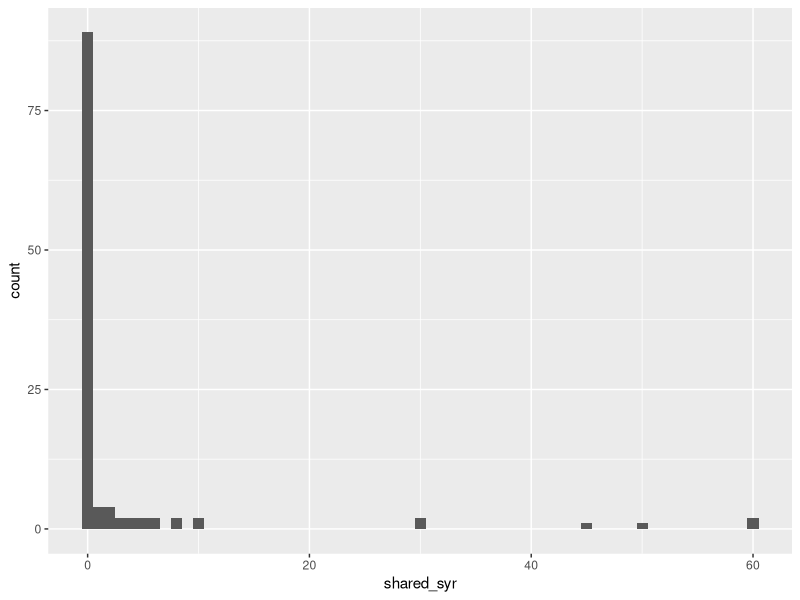
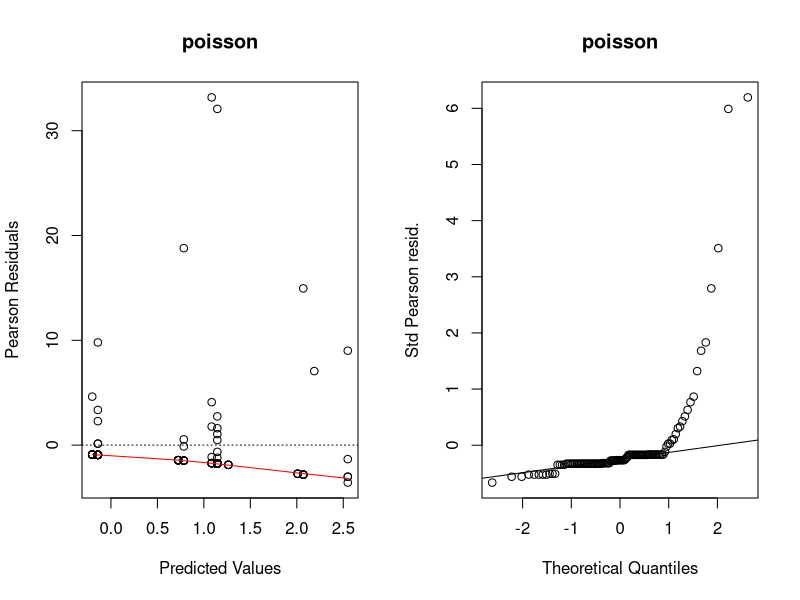
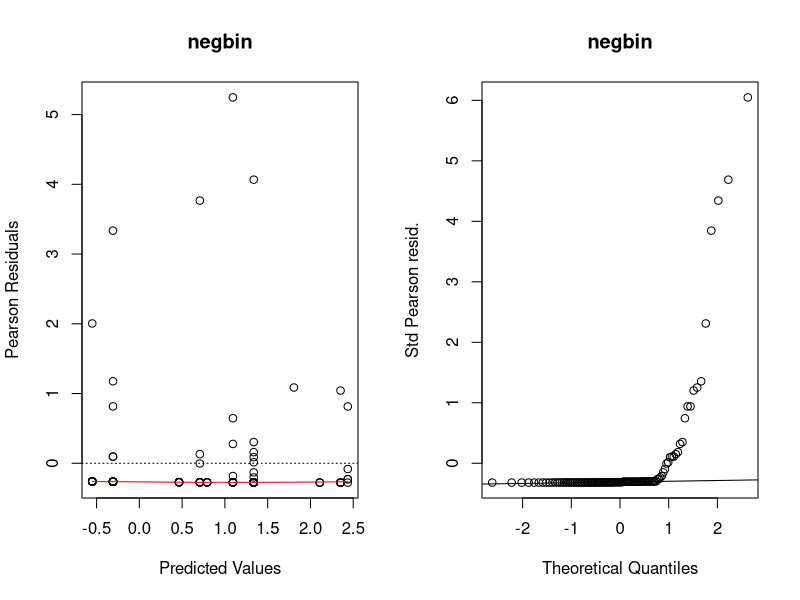
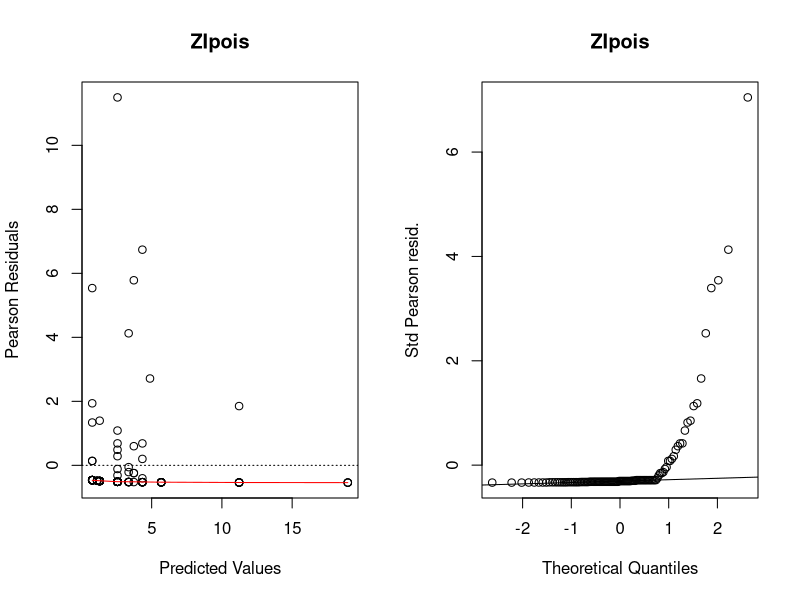
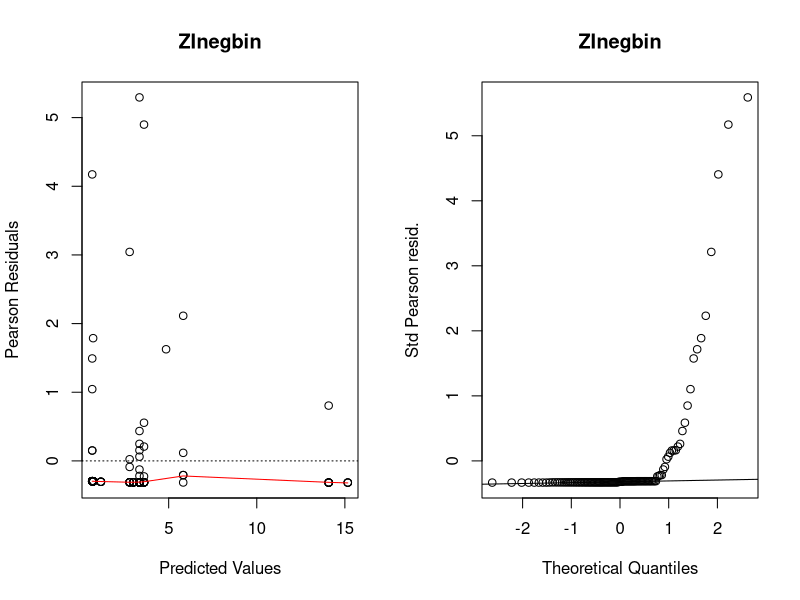

These figures' R source, in order: (Note: this script raises an error after producing the figures.)
## ---- chunk 1
suppressPackageStartupMessages({
  library(tidyverse)
})
needledat <- readr::read_csv("needle_sharing.csv")
needledat2 <- needledat %>%
  dplyr::filter(sex %in% c("M", "F") &
                  ethn %in% c("White", "AA", "Hispanic") &
                  !is.na(homeless)) %>%
  mutate(
    homeless = recode(homeless, "0" = "no", "1" = "yes"),
    hiv = recode(
      hivstat,
      "0" = "negative",
      "1" = "positive",
      "2" = "yes"
    )
  )
## ---- chunk 2
meanvarzeros <- needledat2 %>% 
  filter(complete.cases(shared_syr)) %>%
summarise(
  mean = mean(shared_syr),
  var = var(shared_syr),
  fraczero = (sum(shared_syr == 0) / length(shared_syr))
)
meanvarzeros
## ---- chunk 3
library(ggplot2)
filter(needledat2, complete.cases(shared_syr)) %>%
  ggplot(aes(x = shared_syr)) +
  geom_histogram(binwidth = 1)
## ---- chunk 4
fit.pois <- glm(shared_syr ~ sex + ethn + homeless,
                data = needledat2,
                family = poisson(link = "log"))
## ---- chunk 5
library(MASS)
fit.negbin <- MASS::glm.nb(shared_syr ~ sex + ethn + homeless,
                           data = needledat2)
## ---- chunk 6
library(pscl)
fit.ZIpois <- pscl::zeroinfl(shared_syr ~ sex + ethn + homeless | 1,
                       dist = "poisson",
                       data = needledat2)
## ---- chunk 7
fit.ZInegbin <-
  pscl::zeroinfl(shared_syr ~ sex + ethn + homeless | 1,
           dist = "negbin",
           data = needledat2)
## ---- chunk 8
logLik(fit.pois)
logLik(fit.negbin)
logLik(fit.ZIpois)
logLik(fit.ZInegbin)
## ---- chunk 9
listofmodels <- list(
  poisson = fit.pois,
  negbin = fit.negbin,
  ZIpois = fit.ZIpois,
  ZInegbin = fit.ZInegbin
)
## ---- chunk 10
lapply(listofmodels, logLik)
## ---- chunk 11
qchisq(p=0.95, df = 1)  #critical value is 3.84
qchisq(p=0.05, df = 1, lower.tail = FALSE) #equivalent
## ---- chunk 12
qchisq(p=0.95, df = 2)  #critical value is 6
## ---- chunk 13
plotpanel1 <- function(fit, ...) {
  plot(
    x = predict(fit),
    y = residuals(fit, type = "pearson"),
    xlab = "Predicted Values",
    ylab = "Pearson Residuals",
    ...
  )
  abline(h = 0, lty = 3)
  lines(lowess(x = predict(fit), y = resid(fit, type = "pearson")),
        col = "red")
}
plotpanel2 <- function(fit, ...) {
  resids <- scale(residuals(fit, type = "pearson"))
  qqnorm(resids, ylab = "Std Pearson resid.", ...)
  qqline(resids)
}
## ---- chunk 14
par(mfrow=c(1, 2))
for (i in seq_along(listofmodels)){
  plotpanel1(listofmodels[[i]], main = names(listofmodels)[i])
  plotpanel2(listofmodels[[i]], main = names(listofmodels)[i])
}
## ---- chunk 15
preds <- data.frame(observed = na.omit(pull(needledat2, shared_syr)),
           lm = predict(fit.lm),
           poisson = predict(fit.pois),
           negbin = predict(fit.negbin),
           ZIpois = predict(fit.ZIpois),
           ZInegbin = predict(fit.ZInegbin))
